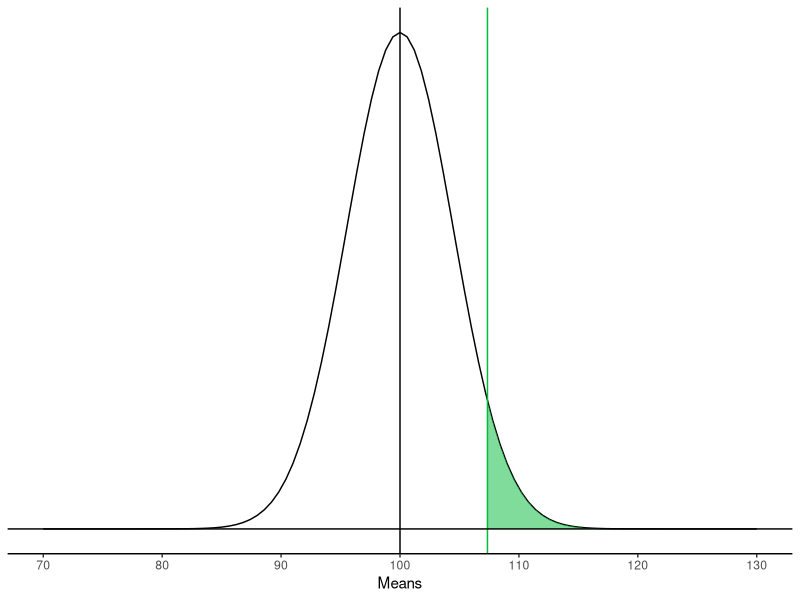
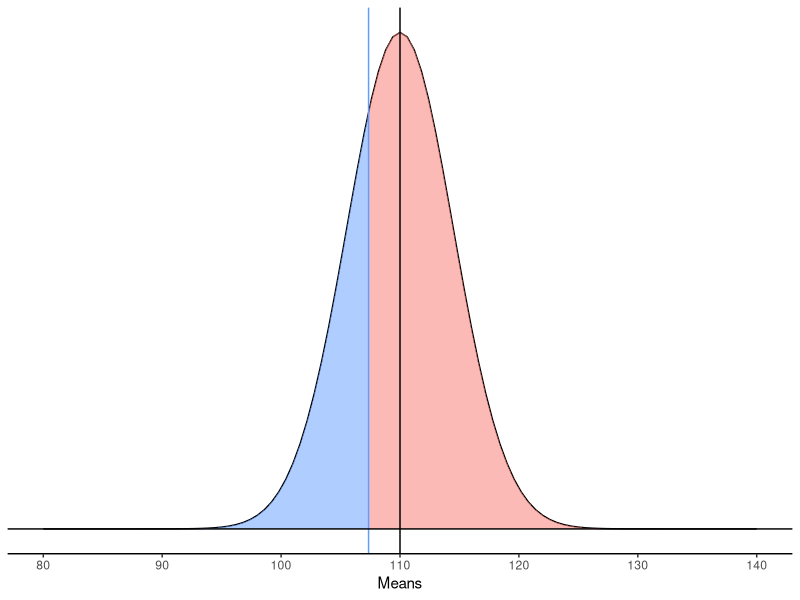
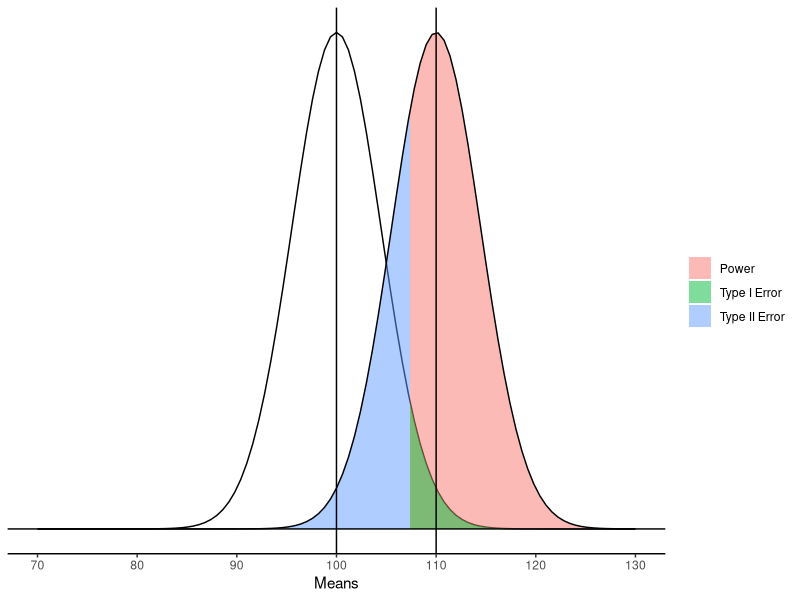
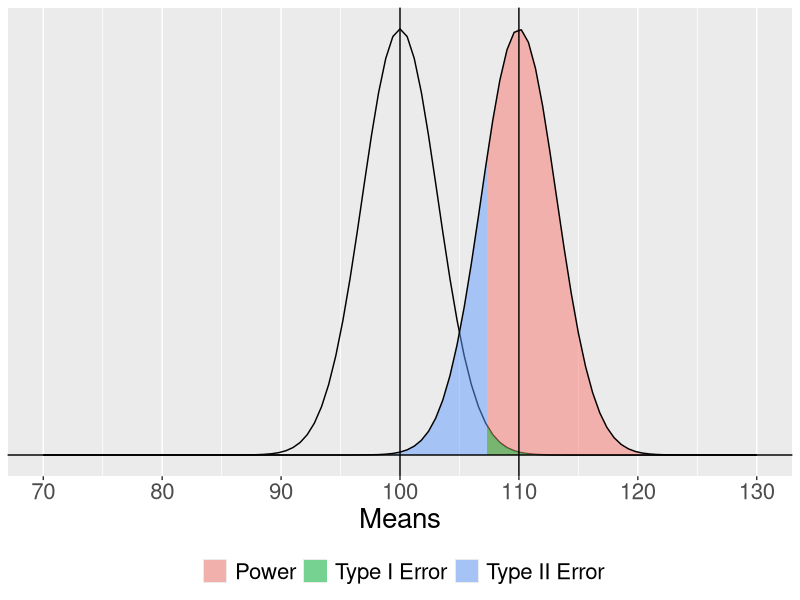
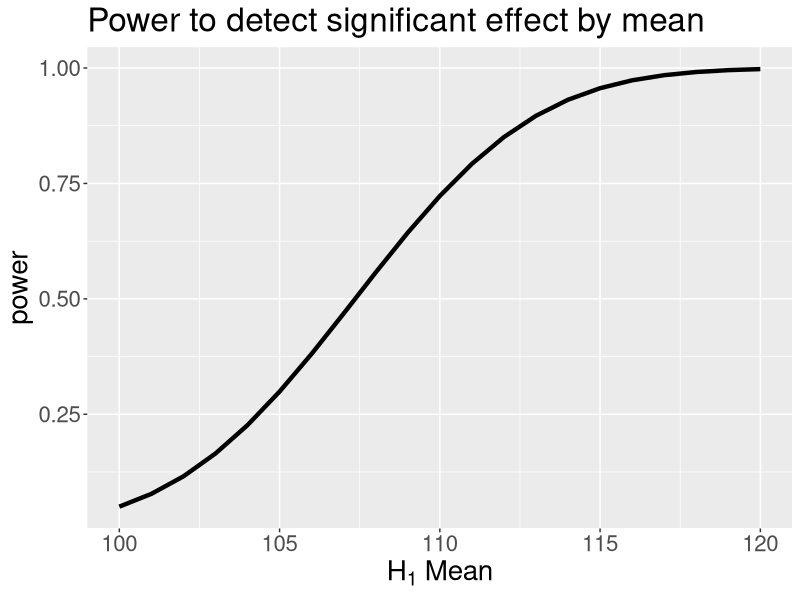
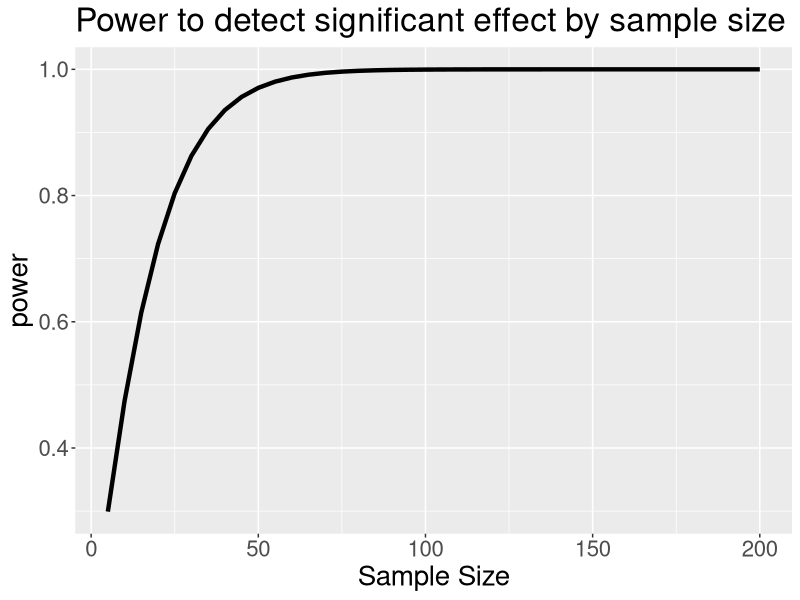
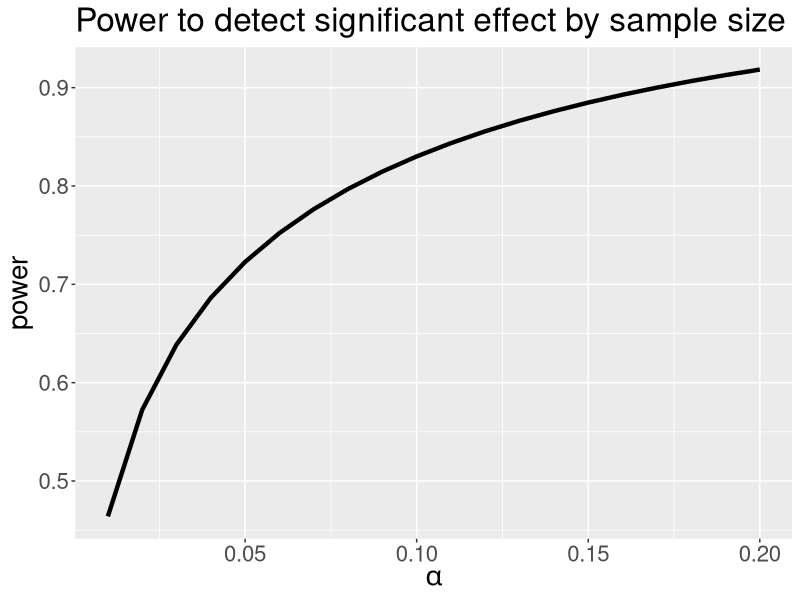
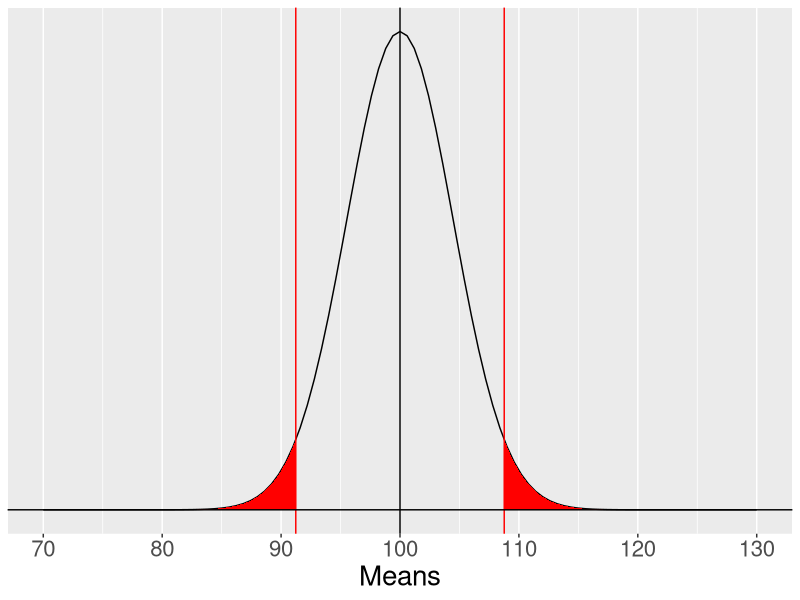

Write R code to recreate these figures, in order.
## ---- chunk 1
library(tidyverse)
library(pwr)
## ---- chunk 2
mu = 100
x = 110
s = 20
n = 20
sem = s/sqrt(n)
cv = qnorm(mean = mu, sd = sem, p = .05, lower.tail = F)

ggplot(data.frame(x = seq(70, 130)), aes(x)) +
  stat_function(fun = function(x) dnorm(x, m = mu, sd = sem)) +
  stat_function(fun = function(x) dnorm(x, m = mu, sd = sem),
                geom = "area", xlim = c(cv, 130), fill = "#00BA38",
                alpha = .5) +
  geom_vline(aes(xintercept = cv), color = "#00BA38")+
  geom_vline(aes(xintercept = mu))+
  geom_hline(aes(yintercept = 0))+
  scale_x_continuous("Means", breaks = seq(70,130,10)) +
  scale_y_continuous(NULL, breaks = NULL)+
  theme(text = element_text(size = 20)) +
  theme_classic()
## ---- chunk 3
qnorm(.95)
## ---- chunk 4

## ---- chunk 5
mu = 100
x = 110
s = 20
n = 20
mean = 110

sem = s/sqrt(n)
cv = qnorm(mean = mu, sd = sem, p = .05, lower.tail = F)

ggplot(data.frame(x = seq(80, 140)), aes(x)) +
  stat_function(fun = function(x) dnorm(x, m = mean, sd = sem)) +
  stat_function(fun = function(x) dnorm(x, m = mean, sd = sem),
                geom = "area", xlim = c(80, cv), fill = "#619CFF",
                alpha = .5) +
  stat_function(fun = function(x) dnorm(x, m = mean, sd = sem),
                geom = "area", xlim = c(cv, 140), fill = "#F8766D",
                alpha = .5) +
  geom_vline(aes(xintercept = cv), color = "#619CFF")+
  geom_vline(aes(xintercept = 110))+
  geom_hline(aes(yintercept = 0))+
  scale_x_continuous("Means", breaks = seq(80,140,10)) +
  scale_y_continuous(NULL, breaks = NULL)+
  theme(text = element_text(size = 20)) +
  theme_classic()

## ---- chunk 6
mean = 110
n = 20
cv = qnorm(mean = mu, sd = sem, p = .05, lower.tail = F)
## ---- chunk 7
mu = 100
s = 20

sem = s/sqrt(n)

ggplot(data.frame(x = seq(70, 130)), aes(x)) +
  stat_function(fun = function(x) dnorm(x, m = mu, sd = sem)) +
  
  stat_function(fun = function(x) dnorm(x, m = mean, sd = sem),
                geom = "area", xlim = c(cv, 130), 
                aes(fill = "Power"), alpha = .5) +
  stat_function(fun = function(x) dnorm(x, m = mean, sd = sem),
                geom = "area", xlim = c(70, cv), 
                aes(fill = "Type II Error"), alpha = .5) +
  stat_function(fun = function(x) dnorm(x, m = mu, sd = sem),
                geom = "area", xlim = c(cv, 130), 
                aes(fill = "Type I Error"), alpha = .5) +
  stat_function(fun = function(x) dnorm(x, m = mean, sd = sem)) +
  geom_vline(aes(xintercept = mu))+
  geom_vline(aes(xintercept = mean))+
  geom_hline(aes(yintercept = 0))+
  scale_x_continuous("Means", breaks = seq(70,130,10)) +
  scale_y_continuous(NULL, breaks = NULL) + 
  theme( text = element_text(size = 20),
    legend.position = "bottom") +
  labs(fill = "") +
  theme_classic()

## ---- chunk 8

## ---- chunk 9

## ---- chunk 10

## ---- chunk 11

## ---- chunk 12
pnorm(-.59)
## ---- chunk 13
mean = 115
## ---- chunk 14

## ---- chunk 15
1-pnorm(-1.71) 
## ---- chunk 16
mean = 110
n = 40
## ---- chunk 17

mu = 100

sem = s/sqrt(n)

ggplot(data.frame(x = seq(70, 130)), aes(x)) +
  stat_function(fun = function(x) dnorm(x, m = mu, sd = sem)) +
  
  stat_function(fun = function(x) dnorm(x, m = mean, sd = sem),
                geom = "area", xlim = c(cv, 130), 
                aes(fill = "Power"), alpha = .5) +
  stat_function(fun = function(x) dnorm(x, m = mean, sd = sem),
                geom = "area", xlim = c(70, cv), 
                aes(fill = "Type II Error"), alpha = .5) +
  stat_function(fun = function(x) dnorm(x, m = mu, sd = sem),
                geom = "area", xlim = c(cv, 130), 
                aes(fill = "Type I Error"), alpha = .5) +
  stat_function(fun = function(x) dnorm(x, m = mean, sd = sem)) +
  geom_vline(aes(xintercept = mu))+
  geom_vline(aes(xintercept = mean))+
  geom_hline(aes(yintercept = 0))+
  scale_x_continuous("Means", breaks = seq(70,130,10)) +
  scale_y_continuous(NULL, breaks = NULL) + 
  theme( text = element_text(size = 20),
    legend.position = "bottom") +
  labs(fill = "") 


## ---- chunk 18
1-pnorm(-1.52) 
## ---- chunk 19
mean = 110
n = 20
cv = qnorm(mean = mu, sd = sem, p = .025, lower.tail = F)
## ---- chunk 20

## ---- chunk 21
1-pnorm(-.28) 
## ---- chunk 22
pwr_fun = function(m1, m2, alpha, n, sd){
  sem = sd/sqrt(n)
  cv = qnorm(p = 1-alpha, mean = m1, sd = sem)
  z_1 = (cv-m2)/sem
  power = pnorm(q = z_1, lower.tail = F)
  return(power)
}

size = seq(100, 120, 1)

data.frame(effect = size, power = sapply(size, function(x) pwr_fun(m1 = 100, m2 = x, alpha = .05, n = 20, sd = 20))) %>%
  ggplot(aes(x = effect, y = power)) +
  geom_line(size = 1.5) +
  scale_x_continuous(expression(H[1]~Mean)) +
  ggtitle("Power to detect significant effect by mean") +
  theme(text = element_text(size = 20))
## ---- chunk 23
size = seq(5,200,5)

data.frame(size = size, power = sapply(size, function(x) pwr_fun(m1 = 100, m2 = 110, alpha = .05, n = x, sd = 20))) %>%
  ggplot(aes(x = size, y = power)) +
  geom_line(size = 1.5) +
  scale_x_continuous("Sample Size") +
  ggtitle("Power to detect significant effect by sample size") +
  theme(text = element_text(size = 20))
## ---- chunk 24
size = seq(.01,.20,.01)

data.frame(alpha = size, power = sapply(size, function(x) pwr_fun(m1 = 100, m2 = 110, alpha = x, n = 20, sd = 20))) %>%
  ggplot(aes(x = alpha, y = power)) +
  geom_line(size = 1.5) +
  scale_x_continuous(expression(alpha)) +
  ggtitle("Power to detect significant effect by sample size") +
  theme(text = element_text(size = 20))
## ---- chunk 25
mu = 100
x = 110
s = 20
n = 20
sem = s/sqrt(n)
cv_hgh = qnorm(mean = mu, sd = sem, p = .025, lower.tail = F)
cv_low = qnorm(mean = mu, sd = sem, p = .025, lower.tail = T)

ggplot(data.frame(x = seq(70, 130)), aes(x)) +
  stat_function(fun = function(x) dnorm(x, m = mu, sd = sem)) +
  stat_function(fun = function(x) dnorm(x, m = mu, sd = sem),
                geom = "area", xlim = c(cv_hgh, 130), fill = "red") +
  stat_function(fun = function(x) dnorm(x, m = mu, sd = sem),
                geom = "area", xlim = c(70, cv_low), fill = "red") +
  geom_vline(aes(xintercept = cv_hgh), color = "red")+
  geom_vline(aes(xintercept = cv_low), color = "red")+
  geom_vline(aes(xintercept = mu))+
  geom_hline(aes(yintercept = 0))+
  scale_x_continuous("Means", breaks = seq(70,130,10)) +
  scale_y_continuous(NULL, breaks = NULL) +
  theme(text = element_text(size = 20))

## ---- chunk 26
pwr2_fun = function(m1, m2, alpha, n, sd){
  sem = sd/sqrt(n)
  cv_1 = qnorm(p = 1-(alpha/2), mean = m1, sd = sem)
  cv_2 = qnorm(p = (alpha/2), mean = m1, sd = sem)
  z_1 = (cv_1-m2)/sem
  z_2 = (cv_2-m2)/sem
  power = pnorm(q = z_1, lower.tail = F) + pnorm(q = z_2, lower.tail = T)
  return(power)
}

size = seq(70, 120, 1)

data.frame(effect = size, 
           power_1 = sapply(size, function(x) pwr_fun(m1 = 100, m2 = x, alpha = .05, n = 20, sd = 20)),
           power_2 = sapply(size, function(x) pwr2_fun(m1 = 100, m2 = x, alpha = .05, n = 20, sd = 20))) %>%
  ggplot(aes(x = effect)) +
  geom_line(aes(y = power_1, color = "one-tail"), size = 1.5) +
  geom_line(aes(y = power_2, color = "two-tail"), size = 1.5) +
  scale_x_continuous(expression(H[1]~Mean)) +
  ggtitle("Power to detect significant effect by mean") +
  theme(text = element_text(size = 20))
## ---- chunk 27
size = seq(5,100,5)

data.frame(effect = size, 
           power_1 = sapply(size, function(x) pwr_fun(m1 = 100, m2 = 110, alpha = .05, n = x, sd = 20)),
           power_2 = sapply(size, function(x) pwr2_fun(m1 = 100, m2 = 110, alpha = .05, n = x, sd = 20))) %>%
  ggplot(aes(x = effect)) +
  geom_line(aes(y = power_1, color = "one-tail"), size = 1.5) +
  geom_line(aes(y = power_2, color = "two-tail"), size = 1.5) +
  scale_x_continuous("Sample Size") +
  scale_y_continuous("power")+
  ggtitle("Power to detect significant effect by mean") +
  theme(text = element_text(size = 20))

## ---- chunk 28
means = data.frame(means = seq(101, 115, 1)) %>%
  mutate(d = abs(means-100)/20) 
means$power_1 = sapply(means$d, function(x) pwr.norm.test(d = x, sig.level = .05, power = .80, alternative = "greater")$n)
means$power_2 = sapply(means$d, function(x) pwr.norm.test(d = x, sig.level = .05, power = .80, alternative = "two.sided")$n)

means %>%
  ggplot(aes(x = means)) +
  geom_line(aes(y=power_1, color = "one-tailed"), size = 1.5) +
  geom_line(aes(y=power_2, color = "two-tailed"), size = 1.5) +
  scale_x_continuous(expression(H[1]~Mean))+
  scale_y_continuous("Sample size needed") +
  theme(text = element_text(size = 20))
## ---- chunk 29

## ---- chunk 30
ppv_fun = function(R, beta = .20, alpha = .05){
  ppv = ((1-beta)*R)/((1-beta)*R + alpha)
  return(ppv)
}

data.frame(prob = seq(0,1, by = .01)) %>%
  mutate(ratio = prob/(1-prob),
         ppv = ppv_fun(ratio)) %>%
  ggplot(aes(x = prob, y = ppv)) +
  geom_line() +
  scale_x_continuous(expression("Probability that"~H[1]~"is true")) +
  scale_y_continuous("Positive Predictive Value")+
  theme_bw(base_size = 20)
## ---- chunk 31
data.frame(prob = seq(0,1, by = .01)) %>%
  mutate(ratio = prob/(1-prob),
         ppv = ppv_fun(ratio),
         ppv_low = ppv_fun(ratio, beta = .5)) %>%
  ggplot(aes(x = prob)) +
  geom_line(aes(y = ppv, color = ".80")) +
  geom_line(aes(y = ppv_low, color = ".50")) +
  scale_x_continuous(expression("Probability that"~H[1]~"is true")) +
  scale_y_continuous("Positive Predictive Value")+
  scale_color_discrete("Power")+
  theme_bw(base_size = 20)
## ---- chunk 32
data.frame(prob = seq(0,1, by = .01)) %>%
  mutate(ratio = prob/(1-prob),
         ppv = ppv_fun(ratio),
         ppv_low = ppv_fun(ratio, beta = .5),
         ppv_alp = ppv_fun(ratio, alpha = .20),
         ppv_low_alp = ppv_fun(ratio, beta = .5, alpha = .20)) %>%
  ggplot(aes(x = prob)) +
  geom_line(aes(y = ppv, color = ".80", linetype = ".05")) +
  geom_line(aes(y = ppv_low, color = ".50", linetype = ".05")) +
  geom_line(aes(y = ppv_alp, color = ".80", linetype = ".20")) +
  geom_line(aes(y = ppv_low_alp, color = ".50", linetype = ".20")) +
  scale_x_continuous(expression("Probability that"~H[1]~"is true")) +
  scale_y_continuous("Positive Predictive Value")+
  scale_color_discrete("Power")+
  scale_linetype_discrete("Alpha") +
  theme_bw(base_size = 20)
